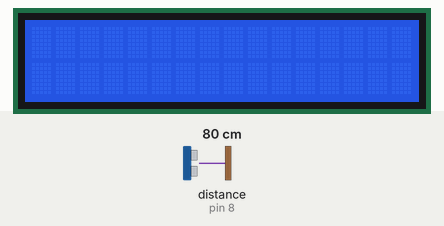
A sketch run on a simulated Arduino Uno, built with avr-gcc and run on an emulated ATmega328P. Shown: 16×2 character LCD. Wiring (inferred from the names in the program): ultrasonic range finder: trigger pin 9; echo pin 8. The inputs (shaded band) are chosen by the test bench; at power-on: distance to the obstacle (sensor on pin 8) 80 cm. The echo pulse lasts 58.3 µs per cm.

Above: at 1.2 s.
1.3 s: distance to the obstacle (sensor on pin 8) set to 12 cm
2.8 s: distance to the obstacle (sensor on pin 8) set to 9 cm
At 4.0 s:
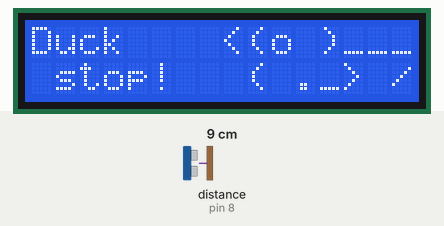
4.6 s: distance to the obstacle (sensor on pin 8) set to 18 cm
At 5.2 s:
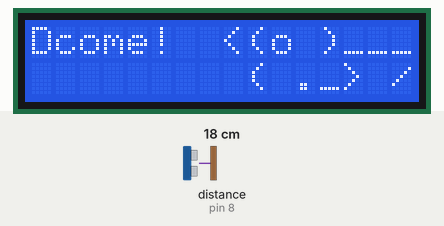
6.1 s: distance to the obstacle (sensor on pin 8) set to 2 cm
At 7.3 s:
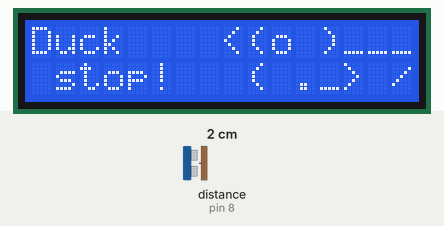
7.6 s: distance to the obstacle (sensor on pin 8) set to 35 cm
At 8.8 s:
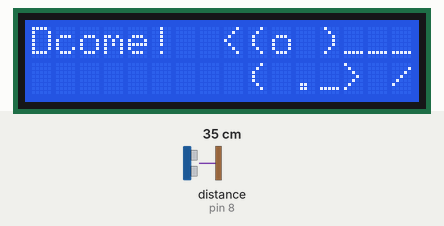
Timing chart, 0 to 10.2 s (numbered marks = the images above; inputs shaded):
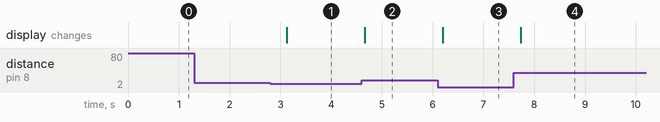

The sketch:

stop_the_duck.ino
```cpp
/*
  Nome progetto: Stop the duck
  Descrizione:   Comunica alla papera di fermarsi quando è più vicina di 10 cm
  Board:         Arduino Uno
  Autore:        PaperFra
  Data:          13 settembre 2026
*/

// Includere la libreria. Verificare di averla importata dal Library Manager.
#include <LiquidCrystal_I2C.h>

// Inizializzare lo schermo LCD (indirizzo I2C 0x27, 16 colonne, 2 righe)
LiquidCrystal_I2C lcd(0x27, 16, 2);

// Definire i PIN usati da HC-SR04
const int TRIG_PIN = 9;
const int ECHO_PIN = 8;

// Soglia di distanza (in cm) sotto la quale la papera è considerata "vicina"
const int THRESHOLD_CM = 10;

// Memorizza lo stato precedente, per aggiornare lo schermo
// solo quando lo stato cambia davvero (evita flicker dell'LCD)
bool wasStopped = false;

// Disegna la papera nella parte destra dello schermo (colonne 8-15)
void printDuck() {
  lcd.setCursor(8, 0);
  lcd.print("<(o )___");
  lcd.setCursor(9, 1);
  lcd.print("( ._> /");
}

// Stato "via libera": nessun ostacolo entro la soglia
void duckGo() {
  // Pulire lo schermo prima di ogni scrittura, così ogni ciclo
  // genera una transazione I2C pulita e uguale alla precedente
  lcd.clear();

  // Allineare il cursore per scrivere il testo.
  // Il primo argomento definisce la colonna e il secondo la riga
  lcd.setCursor(0, 0);
  lcd.print("Duck");
  lcd.setCursor(1, 0);
  lcd.print("come!");

  printDuck();
}

// Stato "stop": la papera è entro la soglia
void duckStop() {
  // Pulire lo schermo prima di ogni scrittura, così ogni ciclo
  // genera una transazione I2C pulita e uguale alla precedente
  lcd.clear();

  // Allineare il cursore per scrivere il testo.
  // Il primo argomento definisce la colonna e il secondo la riga
  lcd.setCursor(0, 0);
  lcd.print("Duck");
  lcd.setCursor(1, 1);
  lcd.print("stop!");

  printDuck();
}

void setup() {
  // Accendere lo schermo
  lcd.init();
  lcd.backlight();

  // Assegnare la tipologia di PIN
  Serial.begin(9600);
  pinMode(TRIG_PIN, OUTPUT);
  pinMode(ECHO_PIN, INPUT);
}

void loop() {
  // Invia un impulso di trigger di 10 microsecondi
  digitalWrite(TRIG_PIN, LOW);
  delayMicroseconds(2);
  digitalWrite(TRIG_PIN, HIGH);
  delayMicroseconds(10);
  digitalWrite(TRIG_PIN, LOW);

  // Legge il tempo (in microsecondi) che l'eco impiega a tornare
  long duration = pulseIn(ECHO_PIN, HIGH);

  // Calcola la distanza in cm (velocità del suono ≈ 343 m/s)
  float distance = duration * 0.0343 / 2;

  // Aggiorna lo schermo solo se lo stato è cambiato rispetto al ciclo precedente
  bool isStopped = (distance <= THRESHOLD_CM);
  if (isStopped != wasStopped) {
    isStopped ? duckStop() : duckGo();
    wasStopped = isStopped;
  }

  delay(300); // piccola pausa tra una lettura e l'altra
}
```

Measured:
- the behaviour switches between 11 and 10 cm on distance to the obstacle (sensor on pin 8) (found by bisection; images 0 and 1)
- after the input at 1.3 s, every drawn part: stays the same
- after the input at 2.8 s, the display: changes after 0.33 s (image 1)
- after the input at 4.6 s, the display: changes after 0.06 s (image 2)
- after the input at 6.1 s, the display: changes after 0.10 s (image 3)
- after the input at 7.6 s, the display: changes after 0.13 s (image 4)
